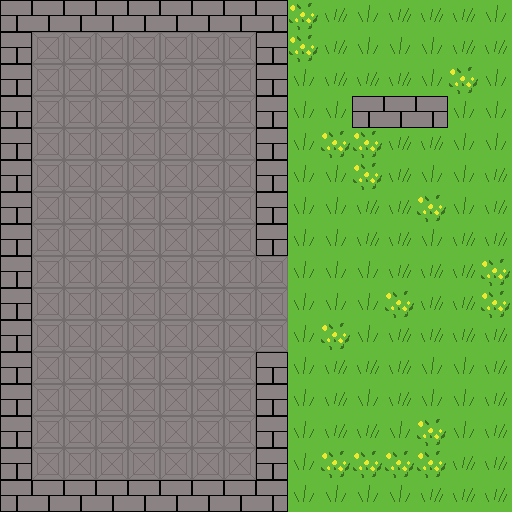

Rendered tile map (Tiled .tmx) drawn with the repository's tilesets; below, a short description and the full map source, tile grids included:
An orthogonal 16x16 tile map with 32x32 px tiles, 1 tile layer (Tile Layer 1).

<map version="1.0" tiledversion="1.1.2" orientation="orthogonal" renderorder="right-down" width="16" height="16" tilewidth="32" tileheight="32" infinite="0" nextobjectid="1">
 <tileset firstgid="1" source="basic.tsx" />
 <layer name="Tile Layer 1" width="16" height="16">
  <data encoding="csv">
4,1,1,1,1,1,1,1,3,8,7,6,7,7,7,6,
2,5,5,5,5,5,5,5,2,8,7,6,6,6,7,7,
2,5,5,5,5,5,5,5,2,6,7,7,7,6,8,6,
2,5,5,5,5,5,5,5,2,6,6,4,1,3,6,6,
2,5,5,5,5,5,5,5,2,6,8,8,7,7,6,6,
2,5,5,5,5,5,5,5,2,6,6,8,7,6,6,7,
2,5,5,5,5,5,5,5,2,6,6,7,7,8,6,7,
2,5,5,5,5,5,5,5,2,6,6,7,7,6,7,7,
2,5,5,5,5,5,5,5,5,6,6,6,7,7,7,8,
2,5,5,5,5,5,5,5,5,6,6,6,8,7,7,8,
2,5,5,5,5,5,5,5,5,6,8,6,7,7,7,7,
2,5,5,5,5,5,5,5,2,6,7,7,7,6,6,7,
2,5,5,5,5,5,5,5,2,6,7,6,7,6,6,7,
2,5,5,5,5,5,5,5,2,6,7,7,6,8,6,7,
2,5,5,5,5,5,5,5,2,6,8,8,8,8,7,7,
4,1,1,1,1,1,1,1,3,6,6,6,6,7,7,7
</data>
 </layer>
</map>